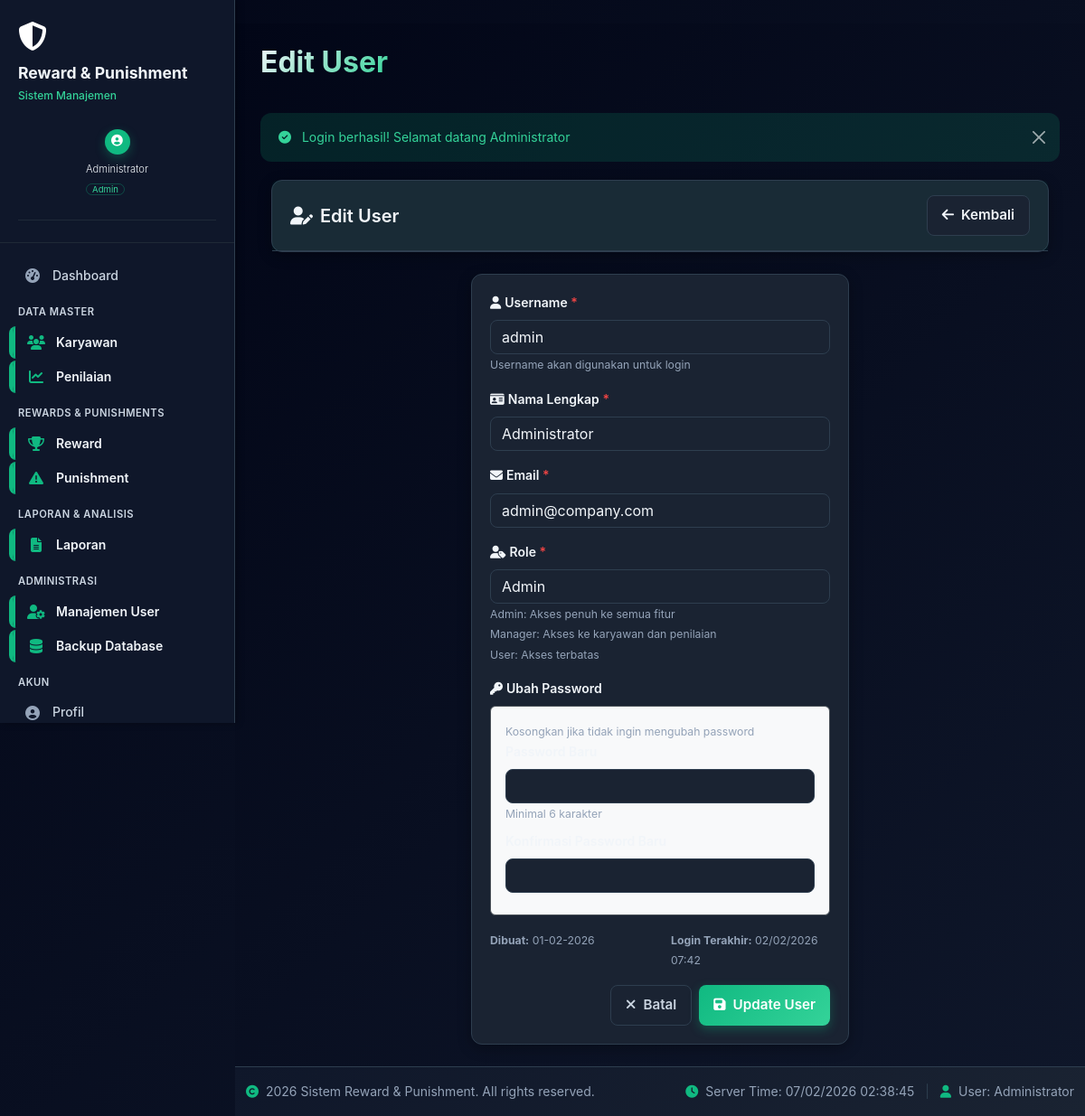
Page /users/edit.php?id=3 (signed in) on the committed database.
### tables this page shows
CREATE TABLE `users` (
  `id` int(11) NOT NULL,
  `username` varchar(50) NOT NULL,
  `password` varchar(255) NOT NULL,
  `nama` varchar(100) NOT NULL,
  `email` varchar(100) DEFAULT NULL,
  `role` enum('hrd_admin','direktur','admin','manager','user') DEFAULT 'user',
  `permissions` text DEFAULT NULL,
  `foto` varchar(255) DEFAULT NULL,
  `last_login` datetime DEFAULT NULL,
  `created_at` timestamp NOT NULL DEFAULT current_timestamp(),
  `updated_at` timestamp NOT NULL DEFAULT current_timestamp() ON UPDATE current_timestamp()
);

### config/database.php (called while the page is built, shortened)
<?php
function connectDB() {
    static $conn = null;
    if ($conn !== null && $conn->ping()) {
        return $conn;
    }
    try {
        $conn = mysqli_init();
        mysqli_options($conn, MYSQLI_OPT_CONNECT_TIMEOUT, 10);
        mysqli_options($conn, MYSQLI_OPT_READ_TIMEOUT, 30);
        mysqli_ssl_set($conn, NULL, NULL, NULL, NULL, NULL);
        mysqli_query($conn, "SET time_zone = '+07:00'");
        mysqli_query($conn, "SET SQL_MODE = 'NO_AUTO_VALUE_ON_ZERO'");
        mysqli_query($conn, "SET AUTOCOMMIT = 1");
        return $conn;
    } catch (Exception $e) {
        error_log('Database Connection Error: ' . $e->getMessage());
        if (DEBUG_MODE) {
            die('<div style="background: #f8d7da; color: #721c24; padding: 20px; border-radius: 5px; margin: 20px;">
                    <h3>Database Connection Error</h3>
                    <p><strong>Message:</strong> ' . htmlspecialchars($e->getMessage()) . '</p>
                    <p><strong>Host:</strong> ' . DB_HOST . '</p>
                    <p><strong>Database:</strong> ' . DB_NAME . '</p>
                    <p><small>Check your database configuration in config/database.php</small></p>
                </div>');
        } else {
            die('<div style="background: #f8d7da; color: #721c24; padding: 20px; border-radius: 5px; margin: 20px;">
                    <h3>System Maintenance</h3>
                    <p>The system is currently undergoing maintenance. Please try again later.</p>
                </div>');
        }
    }
}
function executeQuery($sql, $params = []) {
    $conn = connectDB();
    try {
        if (!empty($params)) {
            $stmt = mysqli_prepare($conn, $sql);
            $types = '';
            $bind_params = [];
            foreach ($params as $param) {
                if (is_int($param)) {
                    $types .= 'i';
                } elseif (is_float($param)) {
                    $types .= 'd';
                } else {
                    $types .= 's';
                }
                $bind_params[] = &$param;
            }
            array_unshift($bind_params, $types);
            call_user_func_array([$stmt, 'bind_param'], $bind_params);
            if (!mysqli_stmt_execute($stmt)) {
                throw new Exception('Execute statement failed: ' . mysqli_error($conn));
            }
            $result = mysqli_stmt_get_result($stmt);
            return $result;
        } else {
            $result = mysqli_query($conn, $sql);
            if (!$result) {
                throw new Exception('Query execution failed: ' . mysqli_error($conn));
            }
            return $result;
        }
    } catch (Exception $e) {
        error_log('Query Error: ' . $e->getMessage() . ' | SQL: ' . $sql);
        if (DEBUG_MODE) {
            die('<div style="background: #fff3cd; color: #856404; padding: 20px; border-radius: 5px; margin: 20px;">
                    <h3>Query Error</h3>
                    <p><strong>Message:</strong> ' . htmlspecialchars($e->getMessage()) . '</p>
                    <p><strong>SQL:</strong> <code>' . htmlspecialchars($sql) . '</code></p>
                </div>');
        }
        return false;
    }
}
function getSingleRow($sql, $params = []) {
    $result = executeQuery($sql, $params);
    if ($result && mysqli_num_rows($result) > 0) {
        return mysqli_fetch_assoc($result);
    }
    return null;
}
?>

### includes/auth_helper.php (called while the page is built, shortened)
<?php
function isAdminOrHRD()
{
    return isAdmin() || isHRDAdmin();
}

### users/edit.php (the view, shortened to what this page needs)
<?php
require_once '../includes/functions.php';
require_once '../includes/auth_helper.php';
$id = intval($_GET['id']);
$user = getSingleRow("SELECT * FROM users WHERE id = ?", [$id]);
$data = $user;
?>
<?php include '../includes/header.php'; ?>
<div class="container-fluid">
    <div class="row mb-4">
        <div class="col-12">
            <div class="card">
                <div class="card-header d-flex justify-content-between align-items-center">
                    <h5 class="card-title mb-0">
                        <i class="fas fa-user-edit me-2"></i>Edit User
                    </h5>
                    <a href="index.php" class="btn btn-secondary">
                        <i class="fas fa-arrow-left me-2"></i>Kembali
                    </a>
                </div>
            </div>
        </div>
    </div>
    <div class="row">
        <div class="col-lg-6 mx-auto">
            <div class="card">
                <div class="card-body">
                    <form method="POST" id="userForm">
                        <div class="mb-3">
                            <label for="username" class="form-label">
                                <i class="fas fa-user me-1"></i>Username <span class="text-danger">*</span>
                            </label>
                            <input type="text" class="form-control" id="username" name="username"
                                   value="<?php echo htmlspecialchars($data['username']); ?>" required>
                            <small class="form-text text-muted">Username akan digunakan untuk login</small>
                        </div>
                        <div class="mb-3">
                            <label for="nama" class="form-label">
                                <i class="fas fa-id-card me-1"></i>Nama Lengkap <span class="text-danger">*</span>
                            </label>
                            <input type="text" class="form-control" id="nama" name="nama"
                                   value="<?php echo htmlspecialchars($data['nama']); ?>" required>
                        </div>
                        <div class="mb-3">
                            <label for="email" class="form-label">
                                <i class="fas fa-envelope me-1"></i>Email <span class="text-danger">*</span>
                            </label>
                            <input type="email" class="form-control" id="email" name="email"
                                   value="<?php echo htmlspecialchars($data['email']); ?>" required>
                        </div>
                        <div class="mb-3">
                            <label for="role" class="form-label">
                                <i class="fas fa-user-tag me-1"></i>Role <span class="text-danger">*</span>
                            </label>
                            <select class="form-select" id="role" name="role" required>
                                <option value="admin" <?php echo ($data['role'] == 'admin') ? 'selected' : ''; ?>>Admin</option>
                            </select>
                            <small class="form-text text-muted">
                                Admin: Akses penuh ke semua fitur<br>
                                Manager: Akses ke karyawan dan penilaian<br>
                                User: Akses terbatas
                            </small>
                        </div>
                        <div class="mb-3">
                            <label class="form-label">
                                <i class="fas fa-key me-1"></i>Ubah Password
                            </label>
                            <div class="border rounded p-3 bg-light">
                                <small class="form-text text-muted mb-2">Kosongkan jika tidak ingin mengubah password</small>
                                <div class="mb-2">
                                    <label for="new_password" class="form-label">Password Baru</label>
                                    <input type="password" class="form-control" id="new_password" name="new_password">
                                    <small class="form-text text-muted">Minimal 6 karakter</small>
                                </div>
                                <div class="mb-2">
                                    <label for="confirm_password" class="form-label">Konfirmasi Password Baru</label>
                                    <input type="password" class="form-control" id="confirm_password" name="confirm_password">
                                </div>
                            </div>
                        </div>
                        <div class="mb-3">
                            <div class="row">
                                <div class="col-sm-6">
                                    <small class="text-muted">
                                        <strong>Dibuat:</strong> <?php echo formatDate($user['created_at']); ?>
                                    </small>
                                </div>
                                <div class="col-sm-6">
                                    <small class="text-muted">
                                        <strong>Login Terakhir:</strong> <?php echo $user['last_login'] ? formatDate($user['last_login'], 'd/m/Y H:i') : '-'; ?>
                                    </small>
                                </div>
                            </div>
                        </div>
                        <div class="d-flex justify-content-end gap-2">
                            <a href="index.php" class="btn btn-outline-secondary">
                                <i class="fas fa-times me-2"></i>Batal
                            </a>
                            <button type="submit" class="btn btn-primary">
                                <i class="fas fa-save me-2"></i>Update User
                            </button>
                        </div>
                    </form>
                </div>
            </div>
        </div>
    </div>
</div>
<?php include '../includes/footer.php'; ?>

### includes/sidebar_menu.php (shortened to what this page needs)
<?php
$base_url = defined('BASE_URL') ? BASE_URL : '/sistem-reward-punishment/';
$menu_items = [
    [
        'label' => 'Dashboard',
        'url' => (strpos($_SERVER['REQUEST_URI'], 'dashboard.php') !== false) ? '#' : $base_url . 'dashboard.php',
        'icon' => 'fa-tachometer-alt',
        'requires' => 'none'
    ]
];
if (isAdminOrHRD()) {
    $menu_items[] = [
        'section' => 'DATA MASTER',
        'type' => 'header'
    ];
    $menu_items[] = [
        'label' => 'Karyawan',
        'url' => $base_url . 'karyawan/',
        'icon' => 'fa-users',
        'requires' => 'manage_employees'
    ];
    $menu_items[] = [
        'label' => 'Penilaian',
        'url' => $base_url . 'penilaian/',
        'icon' => 'fa-chart-line',
        'requires' => 'manage_evaluations'
    ];
}
if (isAdminOrHRD()) {
    $menu_items[] = [
        'section' => 'REWARDS & PUNISHMENTS',
        'type' => 'header'
    ];
    $menu_items[] = [
        'label' => 'Reward',
        'url' => $base_url . 'reward/',
        'icon' => 'fa-trophy',
        'icon_color' => '#10b981',
        'requires' => 'manage_rewards'
    ];
    $menu_items[] = [
        'label' => 'Punishment',
        'url' => $base_url . 'punishment/',
        'icon' => 'fa-exclamation-triangle',
        'icon_color' => '#dc3545',
        'requires' => 'manage_punishments'
    ];
}
if (isAdminOrHRD() || isDirektur()) {
    $menu_items[] = [
        'section' => 'LAPORAN & ANALISIS',
        'type' => 'header'
    ];
    $menu_items[] = [
        'label' => 'Laporan',
        'url' => $base_url . 'laporan/',
        'icon' => 'fa-file-alt',
        'requires' => 'generate_reports'
    ];
}
if (isAdminOrHRD()) {
    $menu_items[] = [
        'section' => 'ADMINISTRASI',
        'type' => 'header'
    ];
    $menu_items[] = [
        'label' => 'Manajemen User',
        'url' => $base_url . 'users/',
        'icon' => 'fa-user-cog',
        'requires' => 'manage_users'
    ];
    $menu_items[] = [
        'label' => 'Backup Database',
        'url' => $base_url . 'backup/',
        'icon' => 'fa-database',
        'requires' => 'backup_data'
    ];
}
$menu_items[] = [
    'section' => 'AKUN',
    'type' => 'header'
];
$menu_items[] = [
    'label' => 'Profil',
    'url' => $base_url . 'profile.php',
    'icon' => 'fa-user-circle',
    'requires' => 'none'
];
$menu_items[] = [
    'label' => 'Permission Test',
    'url' => $base_url . 'permission_test.php',
    'icon' => 'fa-shield-alt',
    'requires' => 'none'
];
?>
<nav class="sidebar" id="sidebar" data-current-page="<?php echo $current_page; ?>" data-current-dir="<?php echo $current_dir; ?>">
    <div class="sidebar-header">
        <div class="sidebar-logo">
            <i class="fas fa-shield-alt" style="font-size: 2rem; color: white;"></i>
        </div>
        <h3 class="sidebar-title">Reward & Punishment</h3>
        <p class="sidebar-subtitle">Sistem Manajemen</p>
        <div class="sidebar-user-info">
            <div class="user-info">
                <div class="user-avatar">
                    <i class="fas fa-user-circle"></i>
                </div>
                <div class="user-details">
                    <p class="user-name"><?php echo htmlspecialchars($current_user['nama'] ?? 'User'); ?></p>
                    <p class="user-role">
                        <?php
                            if (isAdminOrHRD()) {
                                if (isAdmin()) {
                                    echo '<span class="badge bg-success">Admin</span>';
                                } else {
                                    echo '<span class="badge bg-danger">HRD Admin</span>';
                                }
                            } elseif (isDirektur()) {
                                echo '<span class="badge bg-primary">Direktur</span>';
                            } else {
                                echo '<span class="badge bg-secondary">User</span>';
                            }
                        ?>
                    </p>
                </div>
            </div>
        </div>
    </div>
    <div class="sidebar-content">
        <ul class="sidebar-menu">
            <?php foreach ($menu_items as $item): ?>
                <?php if (isset($item['type']) && $item['type'] == 'header'): ?>
                    <li class="menu-section-header">
                        <span><?php echo htmlspecialchars($item['section']); ?></span>
                    </li>
                <?php else: ?>
                    <li class="nav-item">
                        <a href="<?php echo htmlspecialchars($item['url']); ?>"
                           class="nav-link <?php
                               $is_active = false;
                               if ($item['url'] === '#') {
                                   $is_active = true;
                               } elseif (strpos($item['url'], $current_dir) !== false ||
                                        strpos($item['url'], $current_page) !== false) {
                                   $is_active = true;
                               }
                               echo $is_active ? 'active' : '';
                           ?> <?php echo isset($item['class']) ? $item['class'] : ''; ?>">
                            <i class="fas <?php echo htmlspecialchars($item['icon']); ?> nav-icon"
                               <?php if (isset($item['icon_color'])): ?>
                               style="color: <?php echo htmlspecialchars($item['icon_color']); ?>;"
                               <?php endif; ?>></i>
                            <span class="nav-text"><?php echo htmlspecialchars($item['label']); ?></span>
                        </a>
                    </li>
                <?php endif; ?>
            <?php endforeach; ?>
        </ul>
    </div>
</nav>
<button class="sidebar-toggle" id="sidebarToggle">
</button>

### rows in the picture
users: nama "Administrator", username "admin", email "admin@company.com", role "Admin", created_at "01-02-2026", last_login "02/02/2026 07:42"

### other values in the picture
$item['label'] "Dashboard"
$item['section'] "DATA MASTER"
$item['label'] "Karyawan"
$item['label'] "Penilaian"
$item['section'] "REWARDS & PUNISHMENTS"
$item['label'] "Reward"
$item['label'] "Punishment"
$item['section'] "LAPORAN & ANALISIS"
$item['label'] "Laporan"
$item['section'] "ADMINISTRASI"
$item['label'] "Manajemen User"
$item['label'] "Backup Database"
$item['section'] "AKUN"
$item['label'] "Profil"
$page_title "Edit User"
